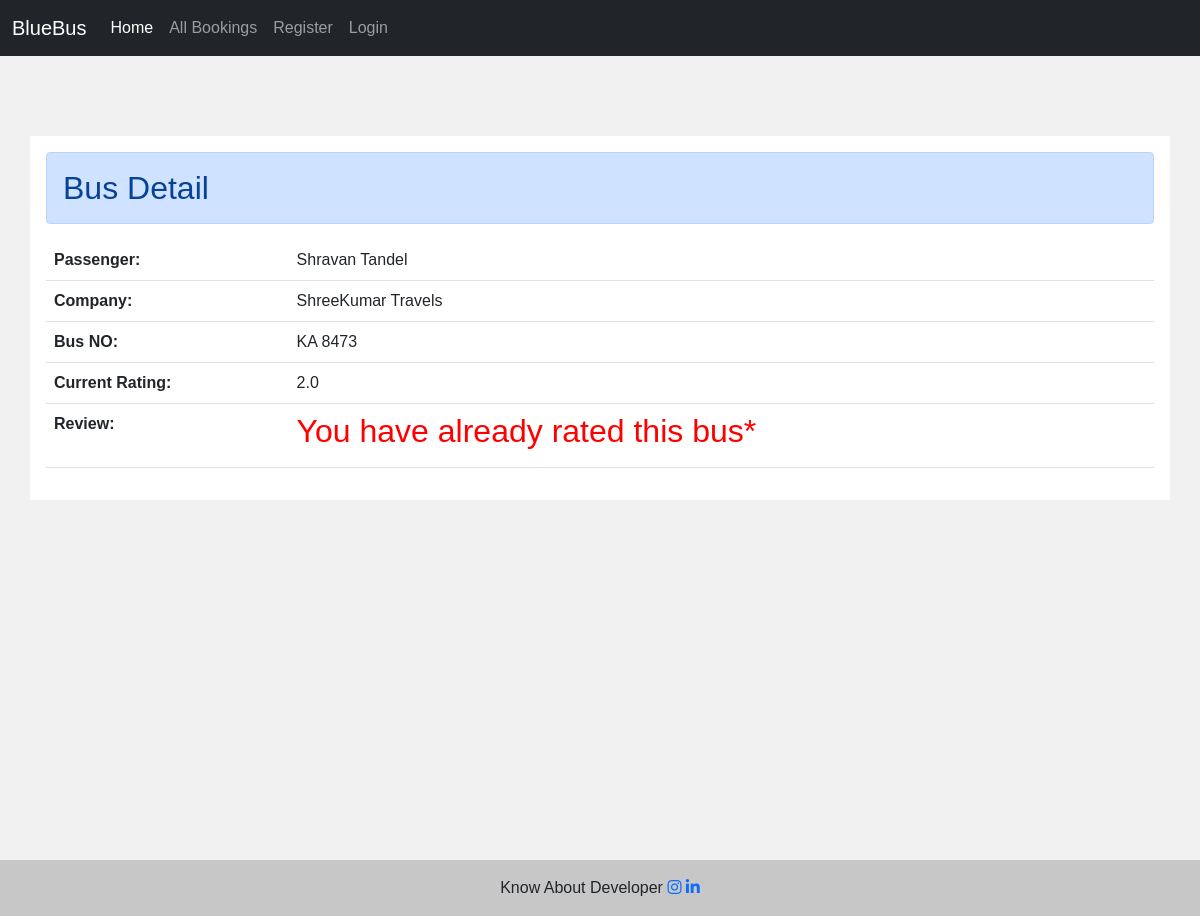
The app's page /rating/7/5 with its own data.
### dbmsA/models.py (models this page shows, shortened)
class Passenger(models.Model):
    user = models.ForeignKey(User, on_delete=models.CASCADE, related_name='passenger', null = True)
    name = models.CharField(max_length=30)
    gender = models.CharField(max_length = 10, choices = (("M","M"),("F","F")))
    date = models.DateField()
    age = models.IntegerField()
    emailid = models.EmailField()
    phoneno = models.CharField(max_length = 20)
    busno = models.ForeignKey(BusInfo, on_delete=models.CASCADE)
    seatno = models.ForeignKey(Seats, on_delete=models.CASCADE)

class BusInfo(models.Model):
    busno = models.CharField(max_length=30)
    company = models.ForeignKey(Company, on_delete=models.CASCADE)
    source = models.CharField(max_length=30)
    destination = models.CharField(max_length=30)
    departuretime = models.TimeField(max_length = 10)
    date = models.DateField()
    bustype = models.CharField(max_length = 10, choices = (("AC","AC"),("NON AC","NON AC")))
    duration = models.CharField(max_length = 10)
    price = models.IntegerField()
    rate = models.FloatField(null = True, default = 5.0)

class Company(models.Model):
    name = models.CharField(max_length=30, unique = True)
    registereddate = models.DateField()
    def __str__(self):
        return self.name

### dbmsA/views.py (the view)
# urls.py: path('rating/<int:passid>/<int:busid>', views.rating, name='rating'),
def rating(request, passid, busid):
    passenger1 = get_object_or_404(Passenger, id = passid)
    bus1 = get_object_or_404(BusInfo, id = busid)
    busno = bus1.busno
    avgrate = Rating.objects.filter(bus=busid).aggregate(Avg('rate'))
    if request.method == "POST":
        form = RatingForm(request.POST)
        if form.is_valid():
            rate = form.save(commit = False)
            rate.passenger = passenger1
            rate.bus = bus1
            rate.save()
            avgrate = Rating.objects.filter(bus=busid).aggregate(Avg('rate'))
            BusInfo.objects.filter(busno = busno).update(rate = avgrate["rate__avg"])
            return HttpResponseRedirect("/books")
    else:
        form = RatingForm()
        rate = Rating.objects.filter(passenger = passenger1).exists()
        return render(request, 'dbmsA/rating.html', {"form":form, "avgrate":avgrate, "rate":rate, "passenger1":passenger1, "bus1":bus1})

### dbmsA/templates/dbmsA/rating.html (shortened to what this page needs)
{% extends 'dbmsA/base.html' %}
{% block body_block %}
<div class="container">
    <h2 class="alert alert-primary">Bus Detail</h2>
    <table style="width:100%" class="table">
        <tr>
        <th>Passenger:</th>
        <td>{{ passenger1.name }}</td>
        </tr>
        <tr>
        <th>Company:</th>
        <td>{{ bus1.company }}</td>
        </tr>
        <tr>
        <th>Bus NO:</th>
        <td>{{ bus1.busno }}</td>
        </tr>
        <tr>
        <th>Current Rating:</th>
        <td>{{ bus1.rate }}</td>
        </tr>
        <tr>
        <th>Review:</th>
        <td>
            {% if rate %}
            <h2 class="error">You have already rated this bus*</h2>
            {% endif %}
        </td>
        </tr>
    </table>
</div>
{% endblock %}

### dbmsA/templates/dbmsA/base.html (style rules this page uses)
body { font-family: Arial, Helvetica, sans-serif; background-color: #f1f1f1; }
.container { margin-bottom: 50px; }
* { box-sizing: border-box; }
.container { padding: 16px; background-color: white; margin-top: 80px; }
.error { color:red; }

### records on screen
Passenger: name "Shravan Tandel"
BusInfo: company "ShreeKumar Travels", busno "KA 8473", rate "2.0"
